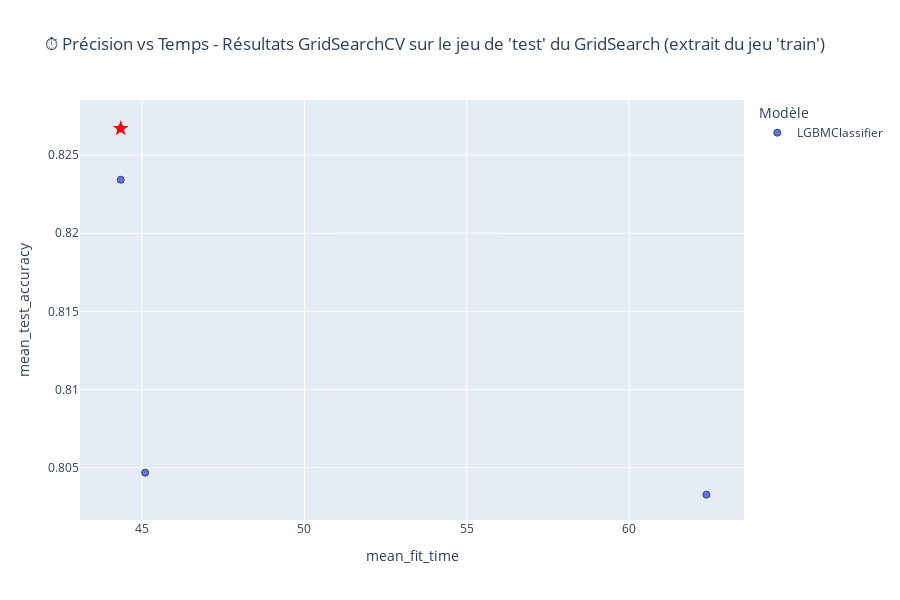
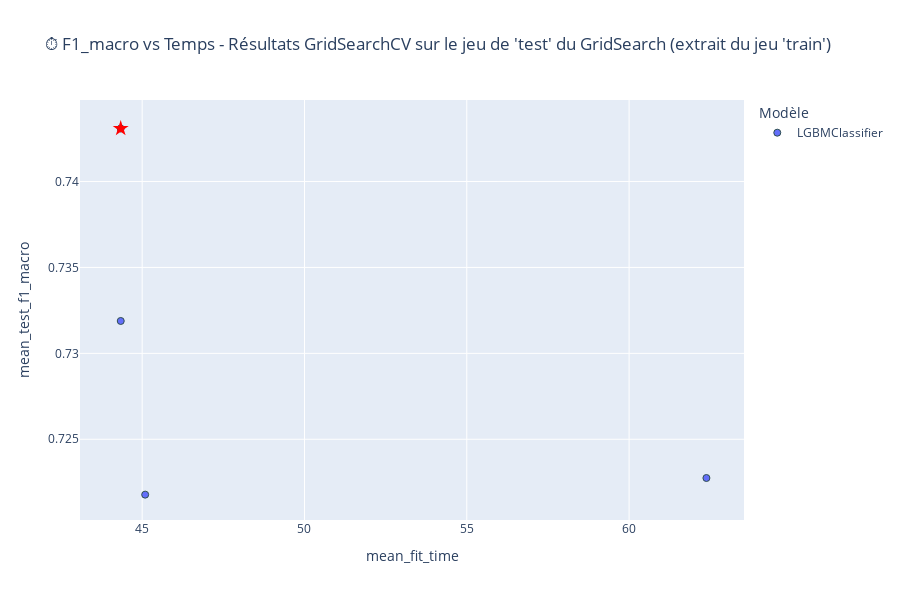
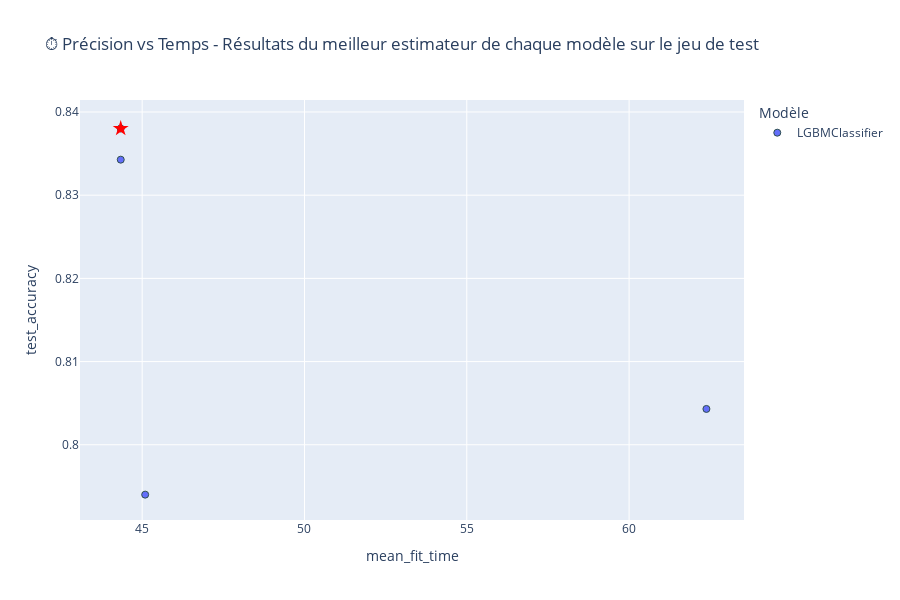
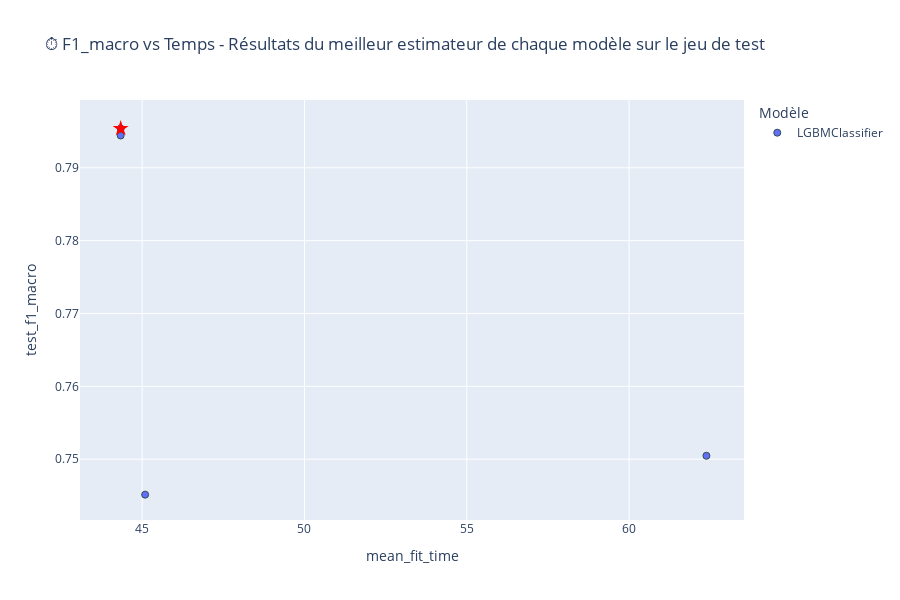

Here is the notebook cell these charts were saved with, in order:
### Code cell
import plotly.express as px
import plotly.graph_objects as go

# Création du graphique interactif pour chaque cas

for score, title in scores.items():
    
    # Trouver l’indice du meilleur modèle
    best_idx = results_df[score].idxmax()
    best_row = results_df.loc[best_idx]

    fig = px.scatter(
        results_df,
        x='mean_fit_time',
        y=score,
        color='model_name',
        hover_data={
            'model_name': True,
            'params_str': True,
            'mean_fit_time': ':.2f',
            score: ':.4f',
        },
        title=title
    )
    fig.update_traces(marker=dict(size=7, line=dict(width=1, color='DarkSlateGrey')))

    # Ajouter un marqueur spécial pour le meilleur point
    fig.add_trace(go.Scatter(
        x=[best_row['mean_fit_time']],
        y=[best_row[score]],
        mode='markers+text',
        marker=dict(
            color='red',
            size=12,
            symbol='star'
        ),
        # text=["🏆"],
        textposition="top center",
        hoverinfo='skip',  # pour ne pas gêner les tooltips de px
        showlegend=False
    ))

    fig.update_layout(legend_title_text='Modèle', height=600)
    fig.show()

### Figure 1 — Plotly figure (JSON) as saved in the notebook; plotly's stock layout.template omitted (floating-point values rounded to 4 significant figures)
{"data": [{"customdata": [["LGBMClassifier", "<br>   features__edgedensity=EdgeDensityExtractor()<br>   features__entropy=EntropyExtractor()<br>   features__glcm=GLCMExtractor()<br>   features__histogram=drop<br>   features__hotspots=drop<br>   features__stats=BaseStatsExtractor()<br>   model__class_weight=None<br>   model__learning_rate=0.1<br>   model__metric=multi_logloss<br>   model__min_data_in_leaf=20<br>   model__num_leaves=127<br>   model__objective=multiclass<br>   sampler=AlbumentationsOverSampler(func=<bound method AlbumentationsAugmenter.resample of <__main__.AlbumentationsAugmenter object at 0x00000200144A3770>>,\n                          validate=False)<br>   scaler=passthrough<br>   selector=passthrough"], ["LGBMClassifier", "<br>   features__edgedensity=EdgeDensityExtractor()<br>   features__entropy=EntropyExtractor()<br>   features__glcm=GLCMExtractor()<br>   features__histogram=drop<br>   features__hotspots=drop<br>   features__stats=BaseStatsExtractor()<br>   model__class_weight=None<br>   model__learning_rate=0.1<br>   model__metric=multi_logloss<br>   model__min_data_in_leaf=20<br>   model__num_leaves=127<br>   model__objective=multiclass<br>   sampler=passthrough<br>   scaler=passthrough<br>   selector=passthrough"], ["LGBMClassifier", "<br>   features__edgedensity=EdgeDensityExtractor()<br>   features__entropy=EntropyExtractor()<br>   features__glcm=GLCMExtractor()<br>   features__histogram=drop<br>   features__hotspots=drop<br>   features__stats=BaseStatsExtractor()<br>   model__class_weight=None<br>   model__learning_rate=0.1<br>   model__metric=multi_logloss<br>   model__min_data_in_leaf=20<br>   model__num_leaves=127<br>   model__objective=multiclass<br>   sampler=AlbumentationsOverSampler(func=<bound method AlbumentationsAugmenter.resample of <__main__.AlbumentationsAugmenter object at 0x00000200144A3770>>,\n                          validate=False)<br>   scaler=StandardScaler()<br>   selector=passthrough"], ["LGBMClassifier", "<br>   features__edgedensity=EdgeDensityExtractor()<br>   features__entropy=EntropyExtractor()<br>   features__glcm=GLCMExtractor()<br>   features__histogram=drop<br>   features__hotspots=drop<br>   features__stats=BaseStatsExtractor()<br>   model__class_weight=None<br>   model__learning_rate=0.1<br>   model__metric=multi_logloss<br>   model__min_data_in_leaf=20<br>   model__num_leaves=127<br>   model__objective=multiclass<br>   sampler=passthrough<br>   scaler=StandardScaler()<br>   selector=passthrough"]], "hovertemplate": "model_name=%{customdata[0]}<br>mean_fit_time=%{x:.2f}<br>mean_test_accuracy=%{y:.4f}<br>params_str=%{customdata[1]}<extra></extra>", "legendgroup": "LGBMClassifier", "marker": {"color": "#636efa", "line": {"color": "DarkSlateGrey", "width": 1}, "size": 7, "symbol": "circle"}, "mode": "markers", "name": "LGBMClassifier", "orientation": "v", "showlegend": true, "type": "scatter", "x": [45.09, 44.34, 62.38, 44.34], "xaxis": "x", "y": [0.8047, 0.8267, 0.8033, 0.8234], "yaxis": "y"}, {"hoverinfo": "skip", "marker": {"color": "red", "size": 12, "symbol": "star"}, "mode": "markers+text", "showlegend": false, "textposition": "top center", "type": "scatter", "x": [44.34], "y": [0.8267]}], "layout": {"height": 600, "legend": {"title": {"text": "Modèle"}, "tracegroupgap": 0}, "title": {"text": "⏱️ Précision vs Temps - Résultats GridSearchCV sur le jeu de 'test' du GridSearch (extrait du jeu 'train')"}, "xaxis": {"anchor": "y", "domain": [0, 1], "title": {"text": "mean_fit_time"}}, "yaxis": {"anchor": "x", "domain": [0, 1], "title": {"text": "mean_test_accuracy"}}}}

### Figure 2 — Plotly figure (JSON) as saved in the notebook; plotly's stock layout.template omitted (floating-point values rounded to 4 significant figures)
{"data": [{"customdata": [["LGBMClassifier", "<br>   features__edgedensity=EdgeDensityExtractor()<br>   features__entropy=EntropyExtractor()<br>   features__glcm=GLCMExtractor()<br>   features__histogram=drop<br>   features__hotspots=drop<br>   features__stats=BaseStatsExtractor()<br>   model__class_weight=None<br>   model__learning_rate=0.1<br>   model__metric=multi_logloss<br>   model__min_data_in_leaf=20<br>   model__num_leaves=127<br>   model__objective=multiclass<br>   sampler=AlbumentationsOverSampler(func=<bound method AlbumentationsAugmenter.resample of <__main__.AlbumentationsAugmenter object at 0x00000200144A3770>>,\n                          validate=False)<br>   scaler=passthrough<br>   selector=passthrough"], ["LGBMClassifier", "<br>   features__edgedensity=EdgeDensityExtractor()<br>   features__entropy=EntropyExtractor()<br>   features__glcm=GLCMExtractor()<br>   features__histogram=drop<br>   features__hotspots=drop<br>   features__stats=BaseStatsExtractor()<br>   model__class_weight=None<br>   model__learning_rate=0.1<br>   model__metric=multi_logloss<br>   model__min_data_in_leaf=20<br>   model__num_leaves=127<br>   model__objective=multiclass<br>   sampler=passthrough<br>   scaler=passthrough<br>   selector=passthrough"], ["LGBMClassifier", "<br>   features__edgedensity=EdgeDensityExtractor()<br>   features__entropy=EntropyExtractor()<br>   features__glcm=GLCMExtractor()<br>   features__histogram=drop<br>   features__hotspots=drop<br>   features__stats=BaseStatsExtractor()<br>   model__class_weight=None<br>   model__learning_rate=0.1<br>   model__metric=multi_logloss<br>   model__min_data_in_leaf=20<br>   model__num_leaves=127<br>   model__objective=multiclass<br>   sampler=AlbumentationsOverSampler(func=<bound method AlbumentationsAugmenter.resample of <__main__.AlbumentationsAugmenter object at 0x00000200144A3770>>,\n                          validate=False)<br>   scaler=StandardScaler()<br>   selector=passthrough"], ["LGBMClassifier", "<br>   features__edgedensity=EdgeDensityExtractor()<br>   features__entropy=EntropyExtractor()<br>   features__glcm=GLCMExtractor()<br>   features__histogram=drop<br>   features__hotspots=drop<br>   features__stats=BaseStatsExtractor()<br>   model__class_weight=None<br>   model__learning_rate=0.1<br>   model__metric=multi_logloss<br>   model__min_data_in_leaf=20<br>   model__num_leaves=127<br>   model__objective=multiclass<br>   sampler=passthrough<br>   scaler=StandardScaler()<br>   selector=passthrough"]], "hovertemplate": "model_name=%{customdata[0]}<br>mean_fit_time=%{x:.2f}<br>mean_test_f1_macro=%{y:.4f}<br>params_str=%{customdata[1]}<extra></extra>", "legendgroup": "LGBMClassifier", "marker": {"color": "#636efa", "line": {"color": "DarkSlateGrey", "width": 1}, "size": 7, "symbol": "circle"}, "mode": "markers", "name": "LGBMClassifier", "orientation": "v", "showlegend": true, "type": "scatter", "x": [45.09, 44.34, 62.38, 44.34], "xaxis": "x", "y": [0.7218, 0.7431, 0.7227, 0.7319], "yaxis": "y"}, {"hoverinfo": "skip", "marker": {"color": "red", "size": 12, "symbol": "star"}, "mode": "markers+text", "showlegend": false, "textposition": "top center", "type": "scatter", "x": [44.34], "y": [0.7431]}], "layout": {"height": 600, "legend": {"title": {"text": "Modèle"}, "tracegroupgap": 0}, "title": {"text": "⏱️ F1_macro vs Temps - Résultats GridSearchCV sur le jeu de 'test' du GridSearch (extrait du jeu 'train')"}, "xaxis": {"anchor": "y", "domain": [0, 1], "title": {"text": "mean_fit_time"}}, "yaxis": {"anchor": "x", "domain": [0, 1], "title": {"text": "mean_test_f1_macro"}}}}

### Figure 3 — Plotly figure (JSON) as saved in the notebook; plotly's stock layout.template omitted (floating-point values rounded to 4 significant figures)
{"data": [{"customdata": [["LGBMClassifier", "<br>   features__edgedensity=EdgeDensityExtractor()<br>   features__entropy=EntropyExtractor()<br>   features__glcm=GLCMExtractor()<br>   features__histogram=drop<br>   features__hotspots=drop<br>   features__stats=BaseStatsExtractor()<br>   model__class_weight=None<br>   model__learning_rate=0.1<br>   model__metric=multi_logloss<br>   model__min_data_in_leaf=20<br>   model__num_leaves=127<br>   model__objective=multiclass<br>   sampler=AlbumentationsOverSampler(func=<bound method AlbumentationsAugmenter.resample of <__main__.AlbumentationsAugmenter object at 0x00000200144A3770>>,\n                          validate=False)<br>   scaler=passthrough<br>   selector=passthrough"], ["LGBMClassifier", "<br>   features__edgedensity=EdgeDensityExtractor()<br>   features__entropy=EntropyExtractor()<br>   features__glcm=GLCMExtractor()<br>   features__histogram=drop<br>   features__hotspots=drop<br>   features__stats=BaseStatsExtractor()<br>   model__class_weight=None<br>   model__learning_rate=0.1<br>   model__metric=multi_logloss<br>   model__min_data_in_leaf=20<br>   model__num_leaves=127<br>   model__objective=multiclass<br>   sampler=passthrough<br>   scaler=passthrough<br>   selector=passthrough"], ["LGBMClassifier", "<br>   features__edgedensity=EdgeDensityExtractor()<br>   features__entropy=EntropyExtractor()<br>   features__glcm=GLCMExtractor()<br>   features__histogram=drop<br>   features__hotspots=drop<br>   features__stats=BaseStatsExtractor()<br>   model__class_weight=None<br>   model__learning_rate=0.1<br>   model__metric=multi_logloss<br>   model__min_data_in_leaf=20<br>   model__num_leaves=127<br>   model__objective=multiclass<br>   sampler=AlbumentationsOverSampler(func=<bound method AlbumentationsAugmenter.resample of <__main__.AlbumentationsAugmenter object at 0x00000200144A3770>>,\n                          validate=False)<br>   scaler=StandardScaler()<br>   selector=passthrough"], ["LGBMClassifier", "<br>   features__edgedensity=EdgeDensityExtractor()<br>   features__entropy=EntropyExtractor()<br>   features__glcm=GLCMExtractor()<br>   features__histogram=drop<br>   features__hotspots=drop<br>   features__stats=BaseStatsExtractor()<br>   model__class_weight=None<br>   model__learning_rate=0.1<br>   model__metric=multi_logloss<br>   model__min_data_in_leaf=20<br>   model__num_leaves=127<br>   model__objective=multiclass<br>   sampler=passthrough<br>   scaler=StandardScaler()<br>   selector=passthrough"]], "hovertemplate": "model_name=%{customdata[0]}<br>mean_fit_time=%{x:.2f}<br>test_accuracy=%{y:.4f}<br>params_str=%{customdata[1]}<extra></extra>", "legendgroup": "LGBMClassifier", "marker": {"color": "#636efa", "line": {"color": "DarkSlateGrey", "width": 1}, "size": 7, "symbol": "circle"}, "mode": "markers", "name": "LGBMClassifier", "orientation": "v", "showlegend": true, "type": "scatter", "x": [45.09, 44.34, 62.38, 44.34], "xaxis": "x", "y": [0.794, 0.838, 0.8043, 0.8343], "yaxis": "y"}, {"hoverinfo": "skip", "marker": {"color": "red", "size": 12, "symbol": "star"}, "mode": "markers+text", "showlegend": false, "textposition": "top center", "type": "scatter", "x": [44.34], "y": [0.838]}], "layout": {"height": 600, "legend": {"title": {"text": "Modèle"}, "tracegroupgap": 0}, "title": {"text": "⏱️ Précision vs Temps - Résultats du meilleur estimateur de chaque modèle sur le jeu de test"}, "xaxis": {"anchor": "y", "domain": [0, 1], "title": {"text": "mean_fit_time"}}, "yaxis": {"anchor": "x", "domain": [0, 1], "title": {"text": "test_accuracy"}}}}

### Figure 4 — Plotly figure (JSON) as saved in the notebook; plotly's stock layout.template omitted (floating-point values rounded to 4 significant figures)
{"data": [{"customdata": [["LGBMClassifier", "<br>   features__edgedensity=EdgeDensityExtractor()<br>   features__entropy=EntropyExtractor()<br>   features__glcm=GLCMExtractor()<br>   features__histogram=drop<br>   features__hotspots=drop<br>   features__stats=BaseStatsExtractor()<br>   model__class_weight=None<br>   model__learning_rate=0.1<br>   model__metric=multi_logloss<br>   model__min_data_in_leaf=20<br>   model__num_leaves=127<br>   model__objective=multiclass<br>   sampler=AlbumentationsOverSampler(func=<bound method AlbumentationsAugmenter.resample of <__main__.AlbumentationsAugmenter object at 0x00000200144A3770>>,\n                          validate=False)<br>   scaler=passthrough<br>   selector=passthrough"], ["LGBMClassifier", "<br>   features__edgedensity=EdgeDensityExtractor()<br>   features__entropy=EntropyExtractor()<br>   features__glcm=GLCMExtractor()<br>   features__histogram=drop<br>   features__hotspots=drop<br>   features__stats=BaseStatsExtractor()<br>   model__class_weight=None<br>   model__learning_rate=0.1<br>   model__metric=multi_logloss<br>   model__min_data_in_leaf=20<br>   model__num_leaves=127<br>   model__objective=multiclass<br>   sampler=passthrough<br>   scaler=passthrough<br>   selector=passthrough"], ["LGBMClassifier", "<br>   features__edgedensity=EdgeDensityExtractor()<br>   features__entropy=EntropyExtractor()<br>   features__glcm=GLCMExtractor()<br>   features__histogram=drop<br>   features__hotspots=drop<br>   features__stats=BaseStatsExtractor()<br>   model__class_weight=None<br>   model__learning_rate=0.1<br>   model__metric=multi_logloss<br>   model__min_data_in_leaf=20<br>   model__num_leaves=127<br>   model__objective=multiclass<br>   sampler=AlbumentationsOverSampler(func=<bound method AlbumentationsAugmenter.resample of <__main__.AlbumentationsAugmenter object at 0x00000200144A3770>>,\n                          validate=False)<br>   scaler=StandardScaler()<br>   selector=passthrough"], ["LGBMClassifier", "<br>   features__edgedensity=EdgeDensityExtractor()<br>   features__entropy=EntropyExtractor()<br>   features__glcm=GLCMExtractor()<br>   features__histogram=drop<br>   features__hotspots=drop<br>   features__stats=BaseStatsExtractor()<br>   model__class_weight=None<br>   model__learning_rate=0.1<br>   model__metric=multi_logloss<br>   model__min_data_in_leaf=20<br>   model__num_leaves=127<br>   model__objective=multiclass<br>   sampler=passthrough<br>   scaler=StandardScaler()<br>   selector=passthrough"]], "hovertemplate": "model_name=%{customdata[0]}<br>mean_fit_time=%{x:.2f}<br>test_f1_macro=%{y:.4f}<br>params_str=%{customdata[1]}<extra></extra>", "legendgroup": "LGBMClassifier", "marker": {"color": "#636efa", "line": {"color": "DarkSlateGrey", "width": 1}, "size": 7, "symbol": "circle"}, "mode": "markers", "name": "LGBMClassifier", "orientation": "v", "showlegend": true, "type": "scatter", "x": [45.09, 44.34, 62.38, 44.34], "xaxis": "x", "y": [0.7451, 0.7944, 0.7505, 0.7954], "yaxis": "y"}, {"hoverinfo": "skip", "marker": {"color": "red", "size": 12, "symbol": "star"}, "mode": "markers+text", "showlegend": false, "textposition": "top center", "type": "scatter", "x": [44.34], "y": [0.7954]}], "layout": {"height": 600, "legend": {"title": {"text": "Modèle"}, "tracegroupgap": 0}, "title": {"text": "⏱️ F1_macro vs Temps - Résultats du meilleur estimateur de chaque modèle sur le jeu de test"}, "xaxis": {"anchor": "y", "domain": [0, 1], "title": {"text": "mean_fit_time"}}, "yaxis": {"anchor": "x", "domain": [0, 1], "title": {"text": "test_f1_macro"}}}}
